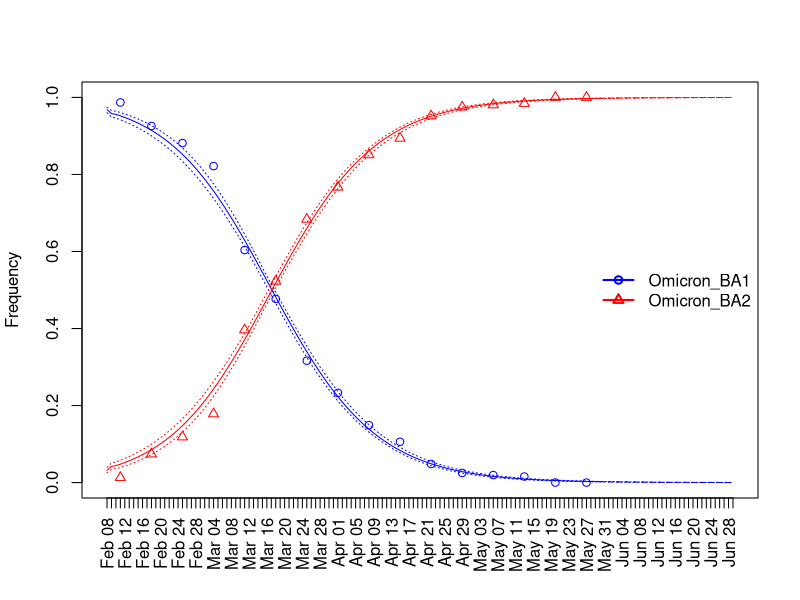

Write the R code that produced this figure.
library(dplyr);

df_count <- read.csv("Tokyo_BA1_BA2.csv");
df_count$date_from <- as.Date(df_count$date_from);
df_count$date_till <- as.Date(df_count$date_till);

df_frequency <- read.csv("frequencies.csv");
df_frequency$date <- as.Date(df_frequency$date);

t_end <- max(df_count$date_till);

f_Omicron_BA1=df_count$Omicron_BA1/rowSums(df_count[c("Omicron_BA1","Omicron_BA2")],na.rm=T);
f_Omicron_BA2=df_count$Omicron_BA2/rowSums(df_count[c("Omicron_BA1","Omicron_BA2")],na.rm=T);

dates <- df_frequency$date;
mid_dates <- df_count$date_from+round((df_count$date_till-df_count$date_from)/2)
color <- c("blue", "red")

pdf("frequencies.pdf", width=5, height=5)
plot(dates, rep(0,length(dates)), xlab="", xaxt="n", type="n", ylab="Frequency", ylim=c(0,1))
points(mid_dates, f_Omicron_BA1, pch=1, col=color[1]);
points(mid_dates, f_Omicron_BA2, pch=2, col=color[2]);

axis(side=1,at=dates,labels=format(dates,"%h %d"),tick=T,las=2);
dates_est <- dates<=t_end;
dates_prd <- dates>=t_end;

lines(dates[dates_est], df_frequency$Omicron_BA1[dates_est], lty=1, lwd=1, col=color[1]);
lines(dates[dates_prd], df_frequency$Omicron_BA1[dates_prd], lty=2, lwd=1, col=color[1]);
lines(dates, df_frequency$Omicron_BA1_lb, lty=3, lwd=1, col=color[1]);
lines(dates, df_frequency$Omicron_BA1_ub, lty=3, lwd=1, col=color[1]);

lines(dates[dates_est], df_frequency$Omicron_BA2[dates_est], lty=1, lwd=1, col=color[2]);
lines(dates[dates_prd], df_frequency$Omicron_BA2[dates_prd], lty=2, lwd=1, col=color[2]);
lines(dates, df_frequency$Omicron_BA2_lb, lty=3, lwd=1, col=color[2]);
lines(dates, df_frequency$Omicron_BA2_ub, lty=3, lwd=1, col=color[2]);

legend("right", legend=c("Omicron_BA1","Omicron_BA2"), lty=1, pch=c(1,2), lwd=2, col=c("blue","red"), bty="n")

dev.off();



